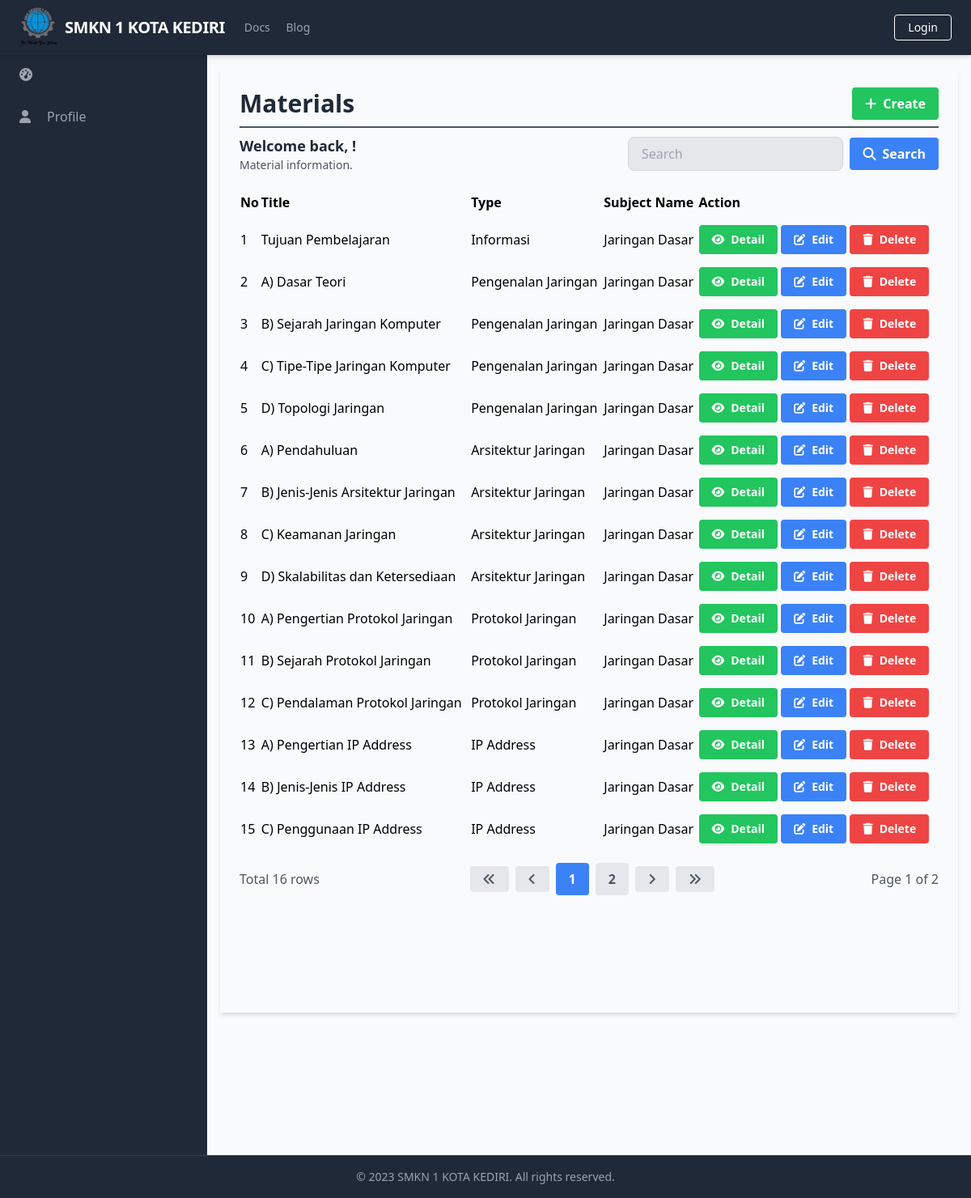
/manage_materials/manage_materials_list.php, run on the app's committed database.
### tables this page shows
CREATE TABLE `Materials` (
  `MaterialID` int(11) NOT NULL,
  `SubjectID` int(11) DEFAULT NULL,
  `TitleMaterial` varchar(255) DEFAULT NULL,
  `Type` varchar(50) DEFAULT NULL,
  `Content` longtext DEFAULT NULL,
  `Link` varchar(255) DEFAULT NULL,
  `Sequence` int(11) DEFAULT NULL
);

CREATE TABLE `Subjects` (
  `SubjectID` int(11) NOT NULL,
  `SubjectName` varchar(255) DEFAULT NULL,
  `DifficultyLevel` varchar(50) DEFAULT NULL,
  `TeachingMethod` varchar(100) DEFAULT NULL,
  `LearningObjective` text DEFAULT NULL,
  `DurationHours` int(11) DEFAULT NULL,
  `CurriculumFramework` varchar(100) DEFAULT NULL,
  `AssessmentMethod` varchar(100) DEFAULT NULL,
  `StudentEngagement` varchar(100) DEFAULT NULL,
  `TeacherID` int(11) DEFAULT NULL
);

### database/connection.php (called while the page is built, shortened)
<?php
$baseUrl = "http://localhost/final_project_aziz_2023/";

### public/manage_materials/manage_materials_list.php (the view, shortened to what this page needs)
<?php
require_once('../../database/connection.php');
?>
<?php include_once('../components/header.php'); ?>
<div class="h-screen flex flex-col">
  <?php include('../components/navbar.php'); ?>
  <div class="flex-grow bg-gray-50 flex flex-row shadow-md">
    <?php include('../components/sidebar.php'); ?>
    <main class="bg-gray-50 flex flex-col flex-1 overflow-y-scroll h-screen flex-shrink-0 sc-hide pb-40">
      <div class="flex items-start justify-start p-6 shadow-md m-4 flex-1 flex-col">
        <div class="flex flex-row justify-between items-center w-full border-b-2 border-gray-600 mb-2 pb-2">
          <h1 class="text-3xl text-gray-800 font-semibold w-full">Materials</h1>
          <div class="flex flex-row justify-end items-center">
            <a href="<?php echo $baseUrl; ?>public/manage_materials/manage_materials_create.php" class="bg-green-500 hover-bg-green-700 text-white font-bold py-2 px-4 rounded inline-flex items-center">
              <i class="fas fa-plus mr-2"></i>
              <span>Create</span>
            </a>
          </div>
        </div>
        <div class="flex flex-col w-full">
          <div class="flex flex-row justify-between items-center w-full mb-2 pb-2">
              <div>
                  <h2 class="text-lg text-gray-800 font-semibold">Welcome back, <?php echo $_SESSION['FullName']; ?>!</h2>
                  <p class="text-gray-600 text-sm">Material information.</p>
              </div>
              <form class="flex items-center justify-end space-x-2 w-96">
                  <input type="text" name="search" class="bg-gray-200 focus-bg-white focus-outline-none border border-gray-300 rounded-lg py-2 px-4 block w-full appearance-none leading-normal" placeholder="Search" value="<?php echo isset($_GET['search']) ? $_GET['search'] : ''; ?>">
                  <button type="submit" class="bg-blue-500 hover-bg-blue-700 text-white font-bold py-2 px-4 rounded space-x-2 inline-flex items-center">
                      <i class="fas fa-search"></i>
                      <span>Search</span>
                  </button>
              </form>
          </div>
          <table class="min-w-full">
            <thead>
              <tr>
                <th class="text-left py-2">No</th>
                <th class="text-left py-2">Title</th>
                <th class="text-left py-2">Type</th>
                <th class="text-left py-2">Subject Name</th>
                <th class="text-left py-2">Action</th>
              </tr>
            </thead>
            <tbody>
              <?php
              $searchTerm = isset($_GET['search']) ? $_GET['search'] : '';
              $page = isset($_GET['page']) ? $_GET['page'] : 1;
              $query = "SELECT Materials.*, Subjects.SubjectName FROM Materials
                        LEFT JOIN Subjects ON Materials.SubjectID = Subjects.SubjectID
                        WHERE Materials.TitleMaterial LIKE '%$searchTerm%'
                          OR Materials.Type LIKE '%$searchTerm%'
                          OR Subjects.SubjectName LIKE '%$searchTerm%'
                        LIMIT 15 OFFSET " . ($page - 1) * 15;
              $result = $conn->query($query);
              $queryCount = "SELECT COUNT(*) AS count FROM Materials
                            LEFT JOIN Subjects ON Materials.SubjectID = Subjects.SubjectID
                            WHERE Materials.TitleMaterial LIKE '%$searchTerm%'
                                OR Materials.Type LIKE '%$searchTerm%'
                                OR Subjects.SubjectName LIKE '%$searchTerm%'";
              $resultCount = $conn->query($queryCount);
              $rowCount = $resultCount->fetch_assoc()['count'];
              $totalPage = ceil($rowCount / 15);
              $no = 1;
              while ($row = $result->fetch_assoc()) {
              ?>
                <tr>
                  <td class="py-2"><?php echo $no++; ?></td>
                  <td class="py-2"><?php echo $row['TitleMaterial']; ?></td>
                  <td class="py-2"><?php echo $row['Type']; ?></td>
                  <td class="py-2"><?php echo $row['SubjectName']; ?></td>
                  <td class='py-2'>
                    <a href="<?php echo $baseUrl; ?>public/manage_materials/manage_materials_detail.php?id=<?php echo $row['MaterialID'] ?>" class='bg-green-500 hover-bg-green-700 text-white font-bold py-2 px-4 rounded inline-flex items-center text-sm'>
                        <i class='fas fa-eye mr-2'></i>
                        <span>Detail</span>
                    </a>
                    <a href="<?php echo $baseUrl; ?>public/manage_materials/manage_materials_update.php?id=<?php echo $row['MaterialID'] ?>" class='bg-blue-500 hover-bg-blue-700 text-white font-bold py-2 px-4 rounded inline-flex items-center text-sm'>
                        <i class='fas fa-edit mr-2'></i>
                        <span>Edit</span>
                    </a>
                    <a href="#" onclick="confirmDelete(<?php echo $row['MaterialID']; ?>)" class='bg-red-500 hover-bg-red-700 text-white font-bold py-2 px-4 rounded inline-flex items-center text-sm'>
                        <i class='fas fa-trash mr-2'></i>
                        <span>Delete</span>
                    </a>
                    </td>
                </tr>
              <?php
              }
              ?>
            </tbody>
          </table>
          <div class="flex flex-row justify-between items-center w-full mt-4">
            <div class="flex flex-row justify-start items-center">
                <span class="text-gray-600">Total <?php echo $rowCount; ?> rows</span>
            </div>
            <div class="flex flex-row justify-end items-center space-x-2">
                <a href="?page=1&search=<?php echo $searchTerm; ?>" class="bg-gray-200 hover-bg-gray-300 text-gray-600 font-bold py-2 px-4 rounded inline-flex items-center">
                    <i class="fas fa-angle-double-left"></i>
                </a>
                <a href="?page=<?php if ($page == 1) {
                                echo $page;
                            } else {
                                echo $page - 1;
                            } ?>&search=<?php echo $searchTerm; ?>" class="bg-gray-200 hover-bg-gray-300 text-gray-600 font-bold py-2 px-4 rounded inline-flex items-center">
                    <i class="fas fa-angle-left"></i>
                </a>
                <?php
                $startPage = $page - 2;
                $endPage = $page + 2;
                if ($startPage < 1) {
                    $endPage += abs($startPage) + 1;
                    $startPage = 1;
                }
                if ($endPage > $totalPage) {
                    $startPage -= $endPage - $totalPage;
                    $endPage = $totalPage;
                }
                if ($startPage < 1) {
                    $startPage = 1;
                }
                for ($i = $startPage; $i <= $endPage; $i++) {
                    if ($i == $page) {
                        echo "<a href='?page=$i&search=$searchTerm' class='bg-blue-500 hover-bg-blue-700 text-white font-bold py-2 px-4 rounded inline-flex items-center'>$i</a>";
                    } else {
                        echo "<a href='?page=$i&search=$searchTerm' class='bg-gray-200 hover-bg-gray-300 text-gray-600 font-bold py-2 px-4 rounded inline-flex items-center'>$i</a>";
                    }
                }
                ?>
                <a href="?page=<?php if ($page == $totalPage) {
                                echo $page;
                            } else {
                                echo $page + 1;
                            } ?>&search=<?php echo $searchTerm; ?>" class="bg-gray-200 hover-bg-gray-300 text-gray-600 font-bold py-2 px-4 rounded inline-flex items-center">
                    <i class="fas fa-angle-right"></i>
                </a>
                <a href="?page=<?php echo $totalPage; ?>&search=<?php echo $searchTerm; ?>" class="bg-gray-200 hover-bg-gray-300 text-gray-600 font-bold py-2 px-4 rounded inline-flex items-center">
                    <i class="fas fa-angle-double-right"></i>
                </a>
            </div>
            <div class="flex flex-row justify-end items-center ml-2">
                <span class="text-gray-600">Page <?php echo $page; ?> of <?php echo $totalPage; ?></span>
            </div>
        </div>
        </div>
      </div>
    </main>
  </div>
  <?php include('../components/footer.php'); ?>
</div>
</body>
</html>

### data on the page
materials: TitleMaterial "Tujuan Pembelajaran", Type "Informasi", SubjectID.SubjectName "Jaringan Dasar"
materials: TitleMaterial "A) Dasar Teori", Type "Pengenalan Jaringan", SubjectID.SubjectName "Jaringan Dasar"
materials: TitleMaterial "B) Sejarah Jaringan Komputer", Type "Pengenalan Jaringan", SubjectID.SubjectName "Jaringan Dasar"
materials: TitleMaterial "C) Tipe-Tipe Jaringan Komputer", Type "Pengenalan Jaringan", SubjectID.SubjectName "Jaringan Dasar"
materials: TitleMaterial "D) Topologi Jaringan", Type "Pengenalan Jaringan", SubjectID.SubjectName "Jaringan Dasar"
materials: TitleMaterial "A) Pendahuluan", Type "Arsitektur Jaringan", SubjectID.SubjectName "Jaringan Dasar"
materials: TitleMaterial "B) Jenis-Jenis Arsitektur Jaringan", Type "Arsitektur Jaringan", SubjectID.SubjectName "Jaringan Dasar"
materials: TitleMaterial "C) Keamanan Jaringan", Type "Arsitektur Jaringan", SubjectID.SubjectName "Jaringan Dasar"
materials: TitleMaterial "D) Skalabilitas dan Ketersediaan", Type "Arsitektur Jaringan", SubjectID.SubjectName "Jaringan Dasar"
materials: TitleMaterial "A) Pengertian Protokol Jaringan", Type "Protokol Jaringan", SubjectID.SubjectName "Jaringan Dasar"
materials: TitleMaterial "B) Sejarah Protokol Jaringan", Type "Protokol Jaringan", SubjectID.SubjectName "Jaringan Dasar"
materials: TitleMaterial "C) Pendalaman Protokol Jaringan", Type "Protokol Jaringan", SubjectID.SubjectName "Jaringan Dasar"
materials: TitleMaterial "A) Pengertian IP Address", Type "IP Address", SubjectID.SubjectName "Jaringan Dasar"
materials: TitleMaterial "B) Jenis-Jenis IP Address", Type "IP Address", SubjectID.SubjectName "Jaringan Dasar"
materials: TitleMaterial "C) Penggunaan IP Address", Type "IP Address", SubjectID.SubjectName "Jaringan Dasar"

### other printed values
$baseTitle "SMKN 1 KOTA KEDIRI"
$rowCount "16"
$page "1"
$totalPage "2"
